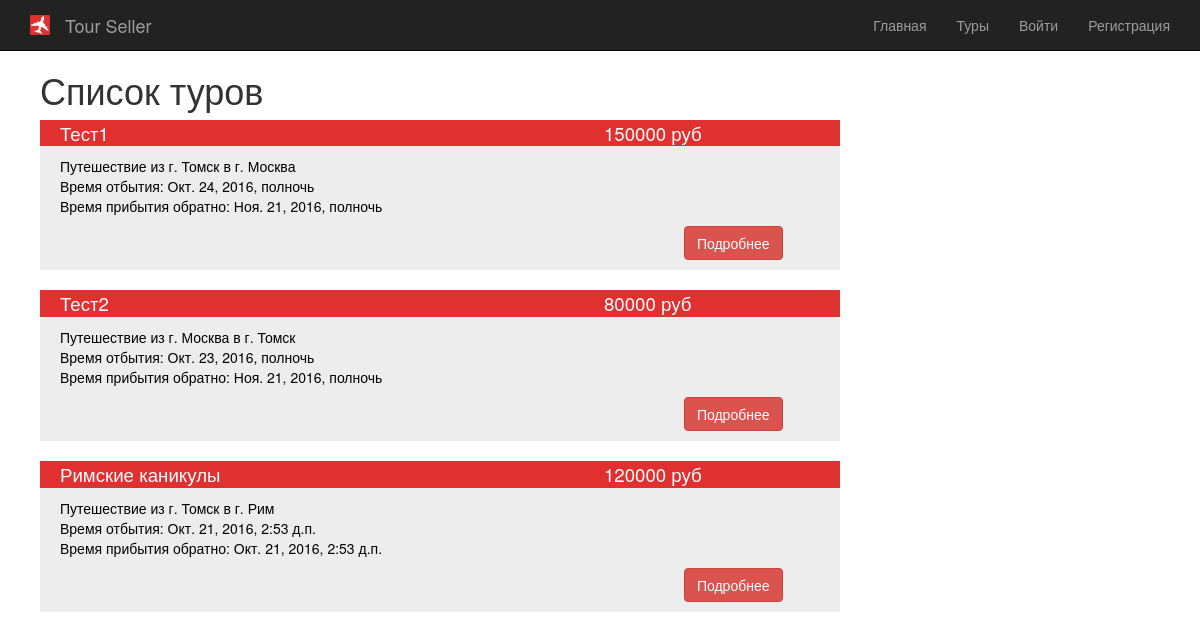
The app's page /tours/details, older data.
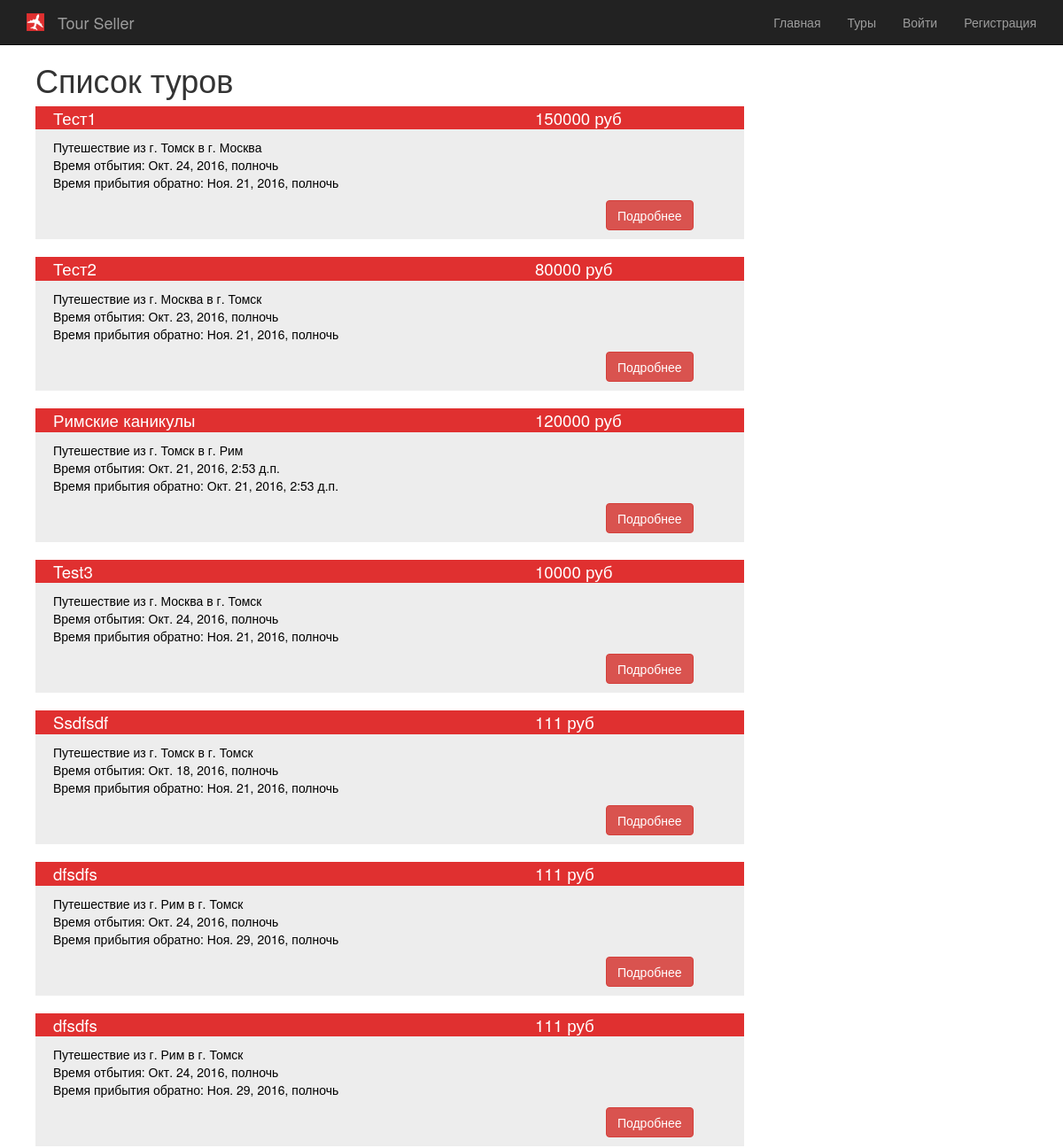
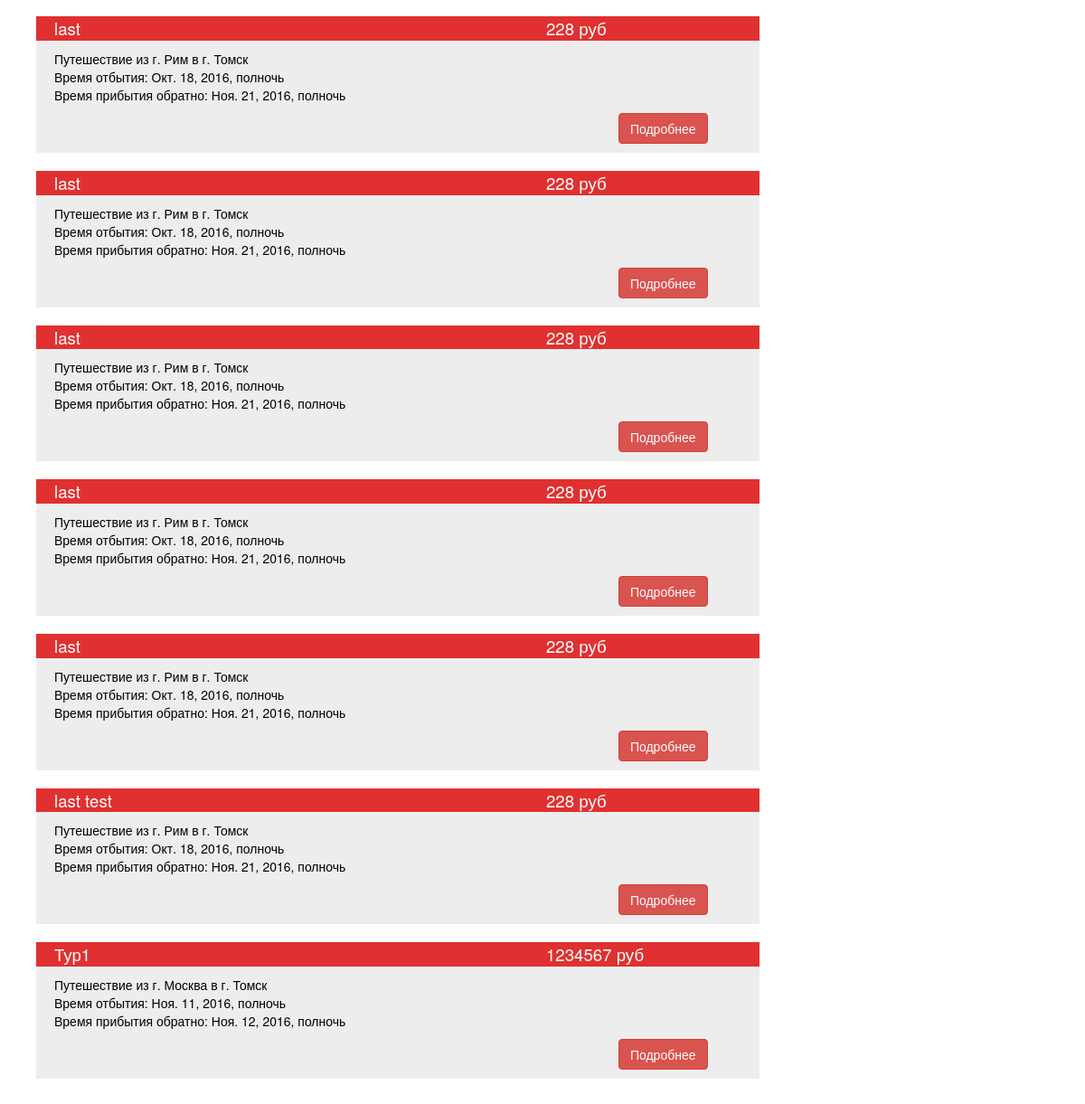
The same page, newer data (2 pictures, top to bottom).
### tours/models.py (models this page shows, shortened)
class Tour(models.Model):
    name = models.CharField(max_length=50)
    price = models.PositiveIntegerField()
    start_date = models.DateTimeField()
    fin_date = models.DateTimeField()
    airline = models.ForeignKey(Airline)
    tour_operator = models.ForeignKey(User)
    capacity = models.PositiveIntegerField()
    hotel = models.ForeignKey(Hotel)
    departure_city = models.ForeignKey(City)
    image = models.ImageField(blank=True,
                              upload_to=os.path.join('images', 'tours'),
                              help_text='150x150px',
                              verbose_name='Изображение тура')
    visibility = models.BooleanField(default=True)

### places/models.py (models this page shows, shortened)
class City(models.Model):
    name = models.CharField(max_length=50)
    country = models.ForeignKey(Country)
    class Meta:
        verbose_name_plural = 'cities'

class Hotel(models.Model):
    name = models.CharField(max_length=50)
    city = models.ForeignKey(City)
    stars = models.SmallIntegerField(
        validators=(MinValueValidator(1), MaxValueValidator(5))
    )

### tours/views.py (the view)
class TourListView(ListView):
    model = Tour

### airlines/models.py (called while the page is built)
    def __str__(self):
        return self.name

### places/models.py (called while the page is built)
    def __str__(self):
        return self.name

### templates/tours/tour_list.html (shortened to what this page needs)
{% extends 'base.html' %}
{% block content %}
    <div class="contentbody">
        <h1>{% block title %}Список  туров{% endblock %}</h1>
        {% for tour in tour_list %}
            <div class="objdiv" id = "tour{{ tour.id }}" >
                <div class="objdiv_header">
                    <div class="objdiv_header_left">{{ tour.name }}</div>
                    <div class="objdiv_header_right">{{ tour.price }} руб</div>
                </div>
                <div class="objdiv_body">
                    Путешествие из г. {{ tour.departure_city.name }} в г. {{ tour.hotel.city.name }} <br/>
                    Время отбытия: {{ tour.start_date }} <br/>
                    Время прибытия обратно: {{ tour.fin_date }} <br/>
                </div>
                <div class="objdiv_footer">
                    <div class="objdiv_footer">
                        <div class="objdiv_footer_left">&nbsp;</div>
                        <div class="objdiv_footer_right">
                            <a href="javascript: change_display_tour_div('tourinfo{{ tour.id }}')" class="btn btn-danger btn-large">Подробнее</a>
                        </div>
                    </div>
                </div>
            </div>
        {% endfor %}
    </div>
{% endblock %}

Row changes from the older to the newer data that the page shows:
added Tour: name "Test3", price "10000", departure_city.name "Москва", hotel.city.name "Томск", start_date "Окт. 24, 2016, полночь", fin_date "Ноя. 21, 2016, полночь"
added Tour: name "Ssdfsdf", price "111", departure_city.name "Томск", hotel.city.name "Томск", start_date "Окт. 18, 2016, полночь", fin_date "Ноя. 21, 2016, полночь"
added Tour: name "dfsdfs", price "111", departure_city.name "Рим", hotel.city.name "Томск", start_date "Окт. 24, 2016, полночь", fin_date "Ноя. 29, 2016, полночь"
added Tour: name "dfsdfs", price "111", departure_city.name "Рим", hotel.city.name "Томск", start_date "Окт. 24, 2016, полночь", fin_date "Ноя. 29, 2016, полночь"
added Tour: name "last", price "228", departure_city.name "Рим", hotel.city.name "Томск", start_date "Окт. 18, 2016, полночь", fin_date "Ноя. 21, 2016, полночь"
added Tour: name "last", price "228", departure_city.name "Рим", hotel.city.name "Томск", start_date "Окт. 18, 2016, полночь", fin_date "Ноя. 21, 2016, полночь"
added Tour: name "last", price "228", departure_city.name "Рим", hotel.city.name "Томск", start_date "Окт. 18, 2016, полночь", fin_date "Ноя. 21, 2016, полночь"
added Tour: name "last", price "228", departure_city.name "Рим", hotel.city.name "Томск", start_date "Окт. 18, 2016, полночь", fin_date "Ноя. 21, 2016, полночь"
added Tour: name "last", price "228", departure_city.name "Рим", hotel.city.name "Томск", start_date "Окт. 18, 2016, полночь", fin_date "Ноя. 21, 2016, полночь"
added Tour: name "last test", price "228", departure_city.name "Рим", hotel.city.name "Томск", start_date "Окт. 18, 2016, полночь", fin_date "Ноя. 21, 2016, полночь"
added Tour: name "Тур1", price "1234567", departure_city.name "Москва", hotel.city.name "Томск", start_date "Ноя. 11, 2016, полночь", fin_date "Ноя. 12, 2016, полночь"
